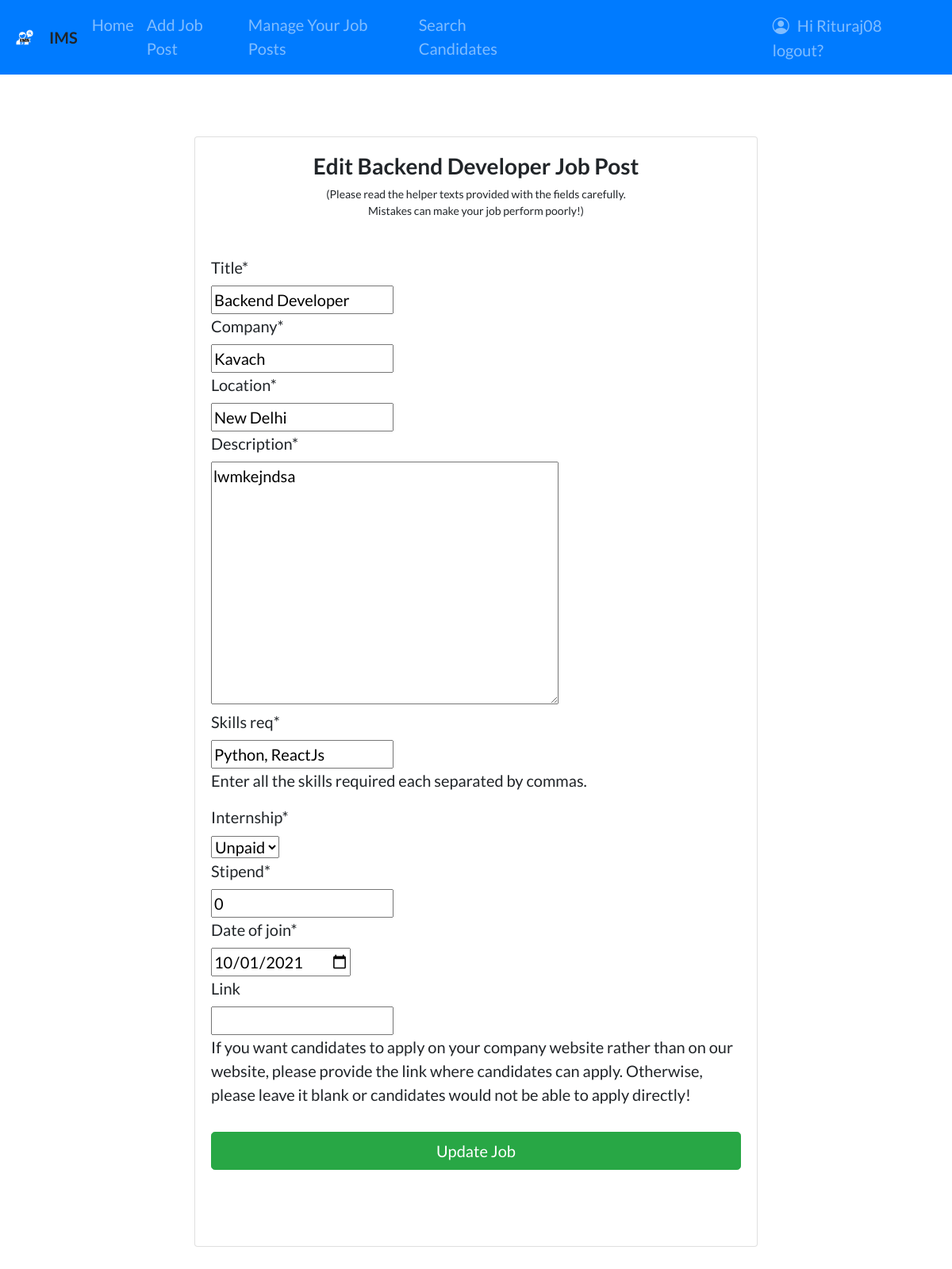
The page /hiring/job/backend-developer/edit/ (signed in) on the database its author committed.
### recruiters/models.py (models this page shows, shortened)
class Job(models.Model):
    recruiter = models.ForeignKey(
        User, related_name='jobs', on_delete=models.CASCADE)
    title = models.CharField(max_length=255)
    company = models.CharField(max_length=200)
    location = models.CharField(max_length=255)
    description = models.TextField()
    skills_req = models.CharField(max_length=200)
    internship = models.CharField(
        max_length=30, choices=CHOICES, default='Unpaid', null=True)
    stipend = models.IntegerField(default=0)
    date_of_join = models.DateField()
    link = models.URLField(null=True, blank=True)
    slug = AutoSlugField(populate_from='title', unique=True, null=True)
    date_posted = models.DateTimeField(default=timezone.now)

### recruiters/views.py (the view)
# urls.py: path("job/<slug>/edit/", views.edit_job, name="edit-job-post"),
@login_required
def edit_job(request, slug):
    user = request.user
    job = get_object_or_404(Job, slug=slug)
    if request.method == "POST":
        form = NewJobForm(request.POST, instance=job)
        if form.is_valid():
            data = form.save(commit=False)
            data.save()
            return redirect('add-job-detail', slug)
    else:
        form = NewJobForm(instance=job)
    context = {
        'form': form,
        'rec_navbar': 1,
        'job': job,
    }
    return render(request, 'recruiters/edit_job.html', context)

### recruiters/forms.py
class NewJobForm(forms.ModelForm):
    class Meta:
        model = Job
        fields = ['title', 'company', 'location',
                  'description', 'skills_req', 'internship','stipend', 'date_of_join', 'link']
        help_texts = {
            'skills_req': 'Enter all the skills required each separated by commas.',
            'link': 'If you want candidates to apply on your company website rather than on our website, please provide the link where candidates can apply. Otherwise, please leave it blank or candidates would not be able to apply directly!',
        }
        widgets = {
            'date_of_join': DateInput(),
        }

### recruiters/templates/recruiters/edit_job.html (shortened to what this page needs)
{% extends "recruiters/layout.html" %} {% load static %} {% load crispy_forms_tags %}
{% block content %} <br />
<div class="container">
  {% if request.user == job.recruiter %}
  <div class="row">
    <div class="col-sm-10 col-md-10 col-lg-8 mx-auto">
      <div class="card card-signin my-5">
        <div class="card-body">
          <h3 class="text-center">
            <b>Edit {{job.title}} Job Post</b>
          </h3>
          <span style="font-size: 14px"
            ><p class="text-center">
              (Please read the helper texts provided with the fields carefully.
              <br />Mistakes can make your job perform poorly!)
            </p></span
          >
          <form class="form-signin" method="POST" enctype="multipart/form-data">
            <fieldset class="form-group">
              <br />
              {{ form|crispy }}
            </fieldset>
            <div class="form-group">
              <button class="btn btn-lg btn-success btn-block" type="submit">
                Update Job</button
              ><br /><br />
            </div>
          </form>
        </div>
      </div>
    </div>
  </div>
  {% endif %}
</div>
{% endblock content %}

### recruiters/templates/recruiters/layout.html (shortened to what this page needs)
{% load static %} {% load pwa %}
<!DOCTYPE html>
<html>
  <head>
    <link
      rel="stylesheet"
      href="https://maxcdn.bootstrapcdn.com/bootstrap/4.0.0/css/bootstrap.min.css"
    />
    <link rel="stylesheet" href="https://cdn.jsdelivr.net/npm/bootstrap-icons@1.5.0/font/bootstrap-icons.css">
    <link
      rel="stylesheet"
      href="https://cdnjs.cloudflare.com/ajax/libs/font-awesome/5.14.0/css/all.min.css"
    />
    <link
      rel="stylesheet"
      href="https://stackpath.bootstrapcdn.com/font-awesome/4.7.0/css/font-awesome.min.css"
    />
    <link
      rel="stylesheet"
      type="text/css"
      href="https://dl.dropboxusercontent.com/s/ecyb1drs5j1jyjf/styles.css?dl=0"
    />
    <link
      rel="stylesheet"
      type="text/css"
      href="https://dl.dropboxusercontent.com/s/xmxsoypfvfvsisb/footer.css?dl=0"
    />
  </head>
  <body>
    <nav class="navbar navbar-expand-lg navbar-dark bg-primary sticky-top">
        <img
          src="../../../static/management/images/IMS-logos_white.png"
          width="30"
          height="30"
          class="d-inline-block align-top mr-3"
          alt=""
        /><b style="padding-right:10px;">IMS</b>
      <div class="collapse navbar-collapse" id="navbarNavAltMarkup">
        <div class="navbar-nav">
          <a
            class="nav-item nav-link {{ rec_home_page }}"
            href="{% url 'detail-recruiters' %}"
            >Home</a
          >
          <a
            class="nav-item nav-link {{ add_job_page }}"
            href="{% url 'add-job' %}"
            >Add Job Post</a
          >
          <a
            class="nav-item nav-link {{ manage_jobs_page }}"
            href="{% url 'job-list' %}"
            >Manage Your Job Posts</a
          >
          <a
            class="nav-item nav-link {{ search_candidates_page }}"
            href="{% url 'search-candidates' %}"
            >Search Candidates</a
          >
          {% if user.is_authenticated %}
          <a
            class="nav-item nav-link"
            href="{% url 'logout' %}"
            style="margin-left: 270px;"><i class="bi bi-person-circle" style="padding-right: 10px;font-size: 21px;"></i>Hi {{ user.username }} logout?</a
          >
        </div>
      </div>
    </nav>
    {% endif %}
    <div class="container">{% block content %}{% endblock content %}</div>
  </body>
</html>

### recruiters/templates/recruiters/layout.html (style rules this page uses)
body { font-family: "Lato"; font-size: 20px; }

### rows shown on the page
Job: title "Backend Developer", company "Kavach", location "New Delhi", description "lwmkejndsa", skills_req "Python, ReactJs", internship "Unpaid", stipend "0", date_of_join "10/01/2021"

### other values the page prints
{{ user.username }} "Rituraj08"
